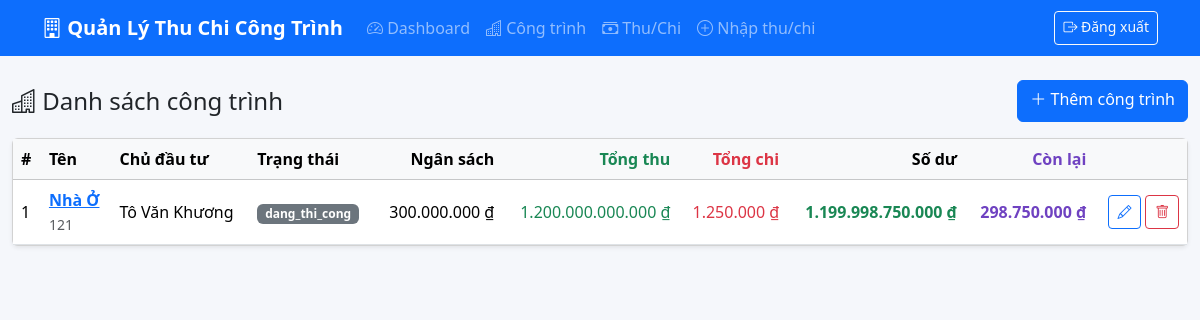
The page /congtrinh/list.php (signed in) on the database its author committed.
### tables this page shows
CREATE TABLE cong_trinh (
    id INTEGER PRIMARY KEY AUTOINCREMENT,
    ten TEXT NOT NULL,
    dia_chi TEXT,
    chu_dau_tu TEXT,
    ngan_sach REAL DEFAULT 0,
    ngay_bd TEXT,
    ngay_kt TEXT,
    trang_thai TEXT DEFAULT 'dang_thi_cong',
    ghi_chu TEXT,
    created_at TEXT DEFAULT CURRENT_TIMESTAMP
);

### includes/bootstrap.php (called while the page is built, shortened)
<?php
$CONFIG = require __DIR__ . '/../config.php';
function db(): PDO {
    static $pdo = null;
    if ($pdo) return $pdo;
    global $CONFIG;
    $pdo = new PDO('sqlite:' . $CONFIG['db_path']);
    $pdo->setAttribute(PDO::ATTR_ERRMODE, PDO::ERRMODE_EXCEPTION);
    $pdo->setAttribute(PDO::ATTR_DEFAULT_FETCH_MODE, PDO::FETCH_ASSOC);
    $pdo->exec('PRAGMA foreign_keys = ON');
    return $pdo;
}
function e(?string $s): string { return htmlspecialchars((string)$s, ENT_QUOTES, 'UTF-8'); }
function fmt_money($n): string {
    return number_format((float)$n, 0, ',', '.') . ' ₫';
}

### congtrinh/list.php (the view, shortened to what this page needs)
<?php
require __DIR__ . '/../includes/bootstrap.php';
$rows = db()->query("
  SELECT c.*,
    COALESCE(SUM(CASE WHEN g.loai='thu' THEN g.so_tien END),0) AS tong_thu,
    COALESCE(SUM(CASE WHEN g.loai='chi' THEN g.so_tien END),0) AS tong_chi
  FROM cong_trinh c
  LEFT JOIN giao_dich g ON g.cong_trinh_id = c.id
  GROUP BY c.id
  ORDER BY c.id DESC
")->fetchAll();
require __DIR__ . '/../includes/header.php';
?>
<div class="d-flex justify-content-between align-items-center mb-3">
  <h4 class="mb-0"><i class="bi bi-buildings"></i> Danh sách công trình</h4>
  <a href="add.php" class="btn btn-primary"><i class="bi bi-plus-lg"></i> <span class="d-none d-sm-inline">Thêm công trình</span><span class="d-inline d-sm-none">Thêm</span></a>
</div>
<div class="card shadow-sm">
  <div class="table-responsive">
    <table class="table table-hover mb-0">
      <thead class="table-light">
        <tr>
          <th class="d-mobile-hide">#</th><th>Tên</th>
          <th class="d-mobile-hide">Chủ đầu tư</th>
          <th class="d-mobile-hide">Trạng thái</th>
          <th class="text-end d-mobile-hide">Ngân sách</th>
          <th class="text-end text-success d-mobile-hide">Tổng thu</th>
          <th class="text-end text-danger d-mobile-hide">Tổng chi</th>
          <th class="text-end">Số dư</th>
          <th class="text-end d-mobile-hide" style="color: #6f42c1;">Còn lại</th>
          <th></th>
        </tr>
      </thead>
      <tbody>
      <?php if (!$rows): ?>
        <tr><td colspan="10" class="text-center text-muted py-4">Chưa có công trình nào</td></tr>
      <?php endif; foreach ($rows as $r):
        $du = $r['tong_thu'] - $r['tong_chi'];
        $con_lai = $r['ngan_sach'] - $r['tong_chi'];
      ?>
        <tr>
          <td class="d-mobile-hide"><?= (int)$r['id'] ?></td>
          <td class="wrap"><a href="detail.php?id=<?= (int)$r['id'] ?>"><strong><?= e($r['ten']) ?></strong></a><br>
            <small class="text-muted"><?= e($r['dia_chi']) ?></small>
          </td>
          <td class="d-mobile-hide"><?= e($r['chu_dau_tu']) ?></td>
          <td class="d-mobile-hide"><span class="badge bg-secondary"><?= e($r['trang_thai']) ?></span></td>
          <td class="text-end d-mobile-hide"><?= fmt_money($r['ngan_sach']) ?></td>
          <td class="text-end text-success d-mobile-hide"><?= fmt_money($r['tong_thu']) ?></td>
          <td class="text-end text-danger d-mobile-hide"><?= fmt_money($r['tong_chi']) ?></td>
          <td class="text-end <?= $du>=0?'text-success':'text-danger' ?>"><strong><?= fmt_money($du) ?></strong></td>
          <td class="text-end d-mobile-hide fw-semibold" style="color: #6f42c1;"><?= fmt_money($con_lai) ?></td>
          <td class="text-end">
            <a class="btn btn-sm btn-outline-primary" href="edit.php?id=<?= (int)$r['id'] ?>"><i class="bi bi-pencil"></i></a>
            <form method="post" action="delete.php" class="d-inline" onsubmit="return confirm('Xoá công trình này và toàn bộ giao dịch liên quan?');">
              <button class="btn btn-sm btn-outline-danger"><i class="bi bi-trash"></i></button>
            </form>
          </td>
        </tr>
      <?php endforeach; ?>
      </tbody>
    </table>
  </div>
</div>
<?php require __DIR__ . '/../includes/footer.php'; ?>

### includes/header.php (style rules this page uses)
:root { --safe-bottom: env(safe-area-inset-bottom, 0px); }
html, body { -webkit-text-size-adjust: 100%; }
body { background:#f5f7fb; padding-bottom: calc(72px + var(--safe-bottom)); }
@media (min-width: 992px) { body { padding-bottom: 1rem; } }
.btn, .form-control, .form-select { min-height: 42px; }
.btn-sm { min-height: 34px; }
.table td, .table th { vertical-align: middle; white-space: nowrap; }
.table .wrap { white-space: normal; }
.table .btn { padding: .35rem .55rem; }

### rows shown on the page
cong_trinh: id "1", ten "Nhà Ở", dia_chi "121", chu_dau_tu "Tô Văn Khương", trang_thai "dang_thi_cong", ngan_sach "300.000.000 ₫", tong_thu "1.200.000.000.000 ₫", tong_chi "1.250.000 ₫", du "1.199.998.750.000 ₫", con_lai "298.750.000 ₫"

### other values the page prints
$CONFIG['app_name'] "Quản Lý Thu Chi Công Trình"
